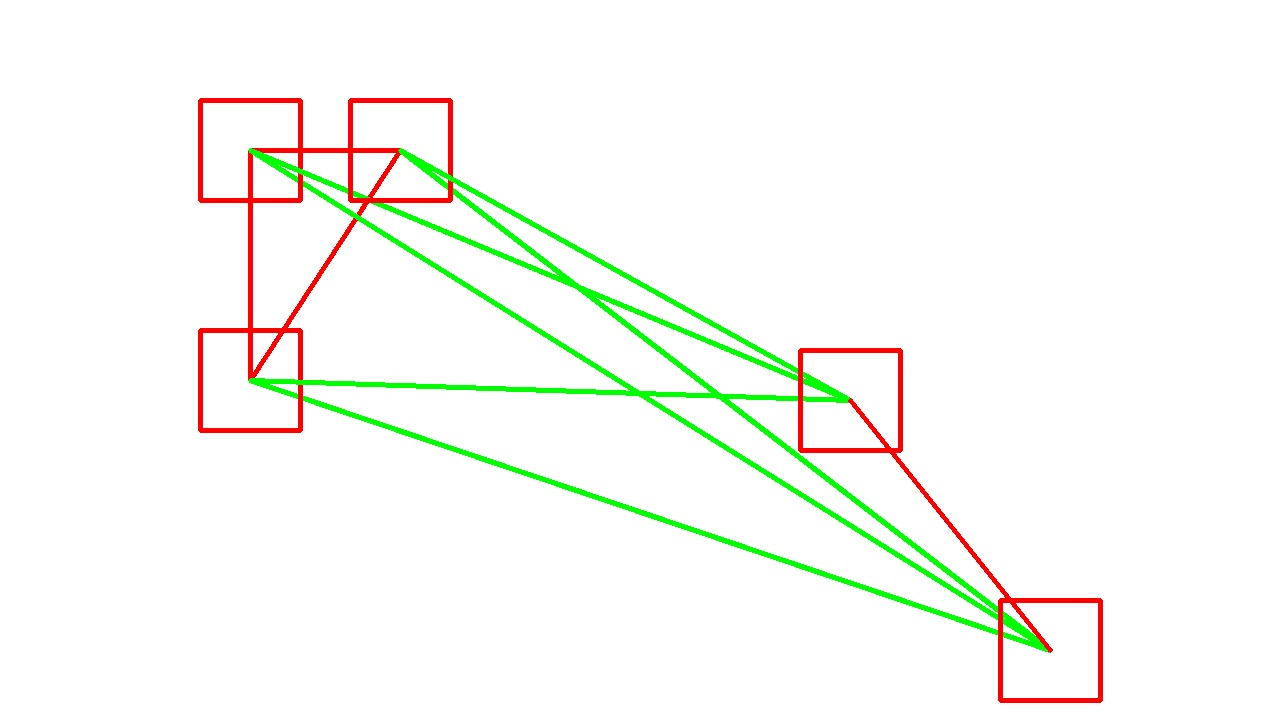
#> input picture Social_Distance_Finding/distance_visualize1.jpg, 1280 x 720 px
$ python opencv_contour_coin.py ../Social_Distance_Finding
#> lines starting #> are read from the running program, lines starting #| are printed output that depends on the picture; after the words box and inside, x2 and y2 are one past the last pixel; in counts of white or black regions, pixels touching at a corner belong together; long printed decimals are rounded
import numpy as np
import cv2 as cv
import numpy as np
from copy import deepcopy
import os
import sys

def find_contour(im_path):
    im = cv.imread(im_path)
    ori_img = deepcopy(im)
    assert im is not None, "file could not be read, check with os.path.exists()"
    imgray = cv.cvtColor(im, cv.COLOR_BGR2GRAY)
    blurred = cv.GaussianBlur(imgray, (5, 5), 0)
    ret, thresh = cv.threshold(blurred, 127, 255, 0)
    contours, heirarchy = cv.findContours(thresh, cv.RETR_TREE, cv.CHAIN_APPROX_SIMPLE)

    image = cv.drawContours(im, contours, -1, (0,255,0), 3)

    return contours, ori_img, blurred, thresh, image

def find_avg_area(contours):
    contours_area = [cv.contourArea(cont) for cont in contours]
    area_arr = np.array(contours_area)
    avg_area = np.average(area_arr, axis=0)
    print(f'average area: {avg_area}')
    return avg_area

def find_objects(contours, avg_area, im_name):
    total_objects = [cont for cont in contours if cv.contourArea(cont)> avg_area]
    print(f'total objects present in image {im_name} is : {len(total_objects)}')
    return total_objects

def show(ori_img, filtered_img, binary_img, contour_img, name):
    cv.imwrite(f"./ori/{name}", ori_img)
    cv.imwrite(f"./filtered/{name}", filtered_img)
    cv.imwrite(f"./binary/{name}", binary_img)
    cv.imwrite(f"./contours/{name}", contour_img)


def main(main_folder, visualize=False):
    im_paths = [os.path.join(main_folder, img_path) for img_path in os.listdir(main_folder) if img_path.endswith((".jpg", ".jpeg", ".png"))]
    for im_path in im_paths:
        im_name = im_path.split('/')[-1]
        contours, ori_img, filtered_img, binary_img, cont_img = find_contour(im_path=im_path)
#> in find_contour, im is the input picture: shape (720, 1280, 3); mean B, G, R 245.1, 250.7, 248.7
#> in find_contour, `ret, thresh = cv.threshold(blurred, 127, 255, 0)`:
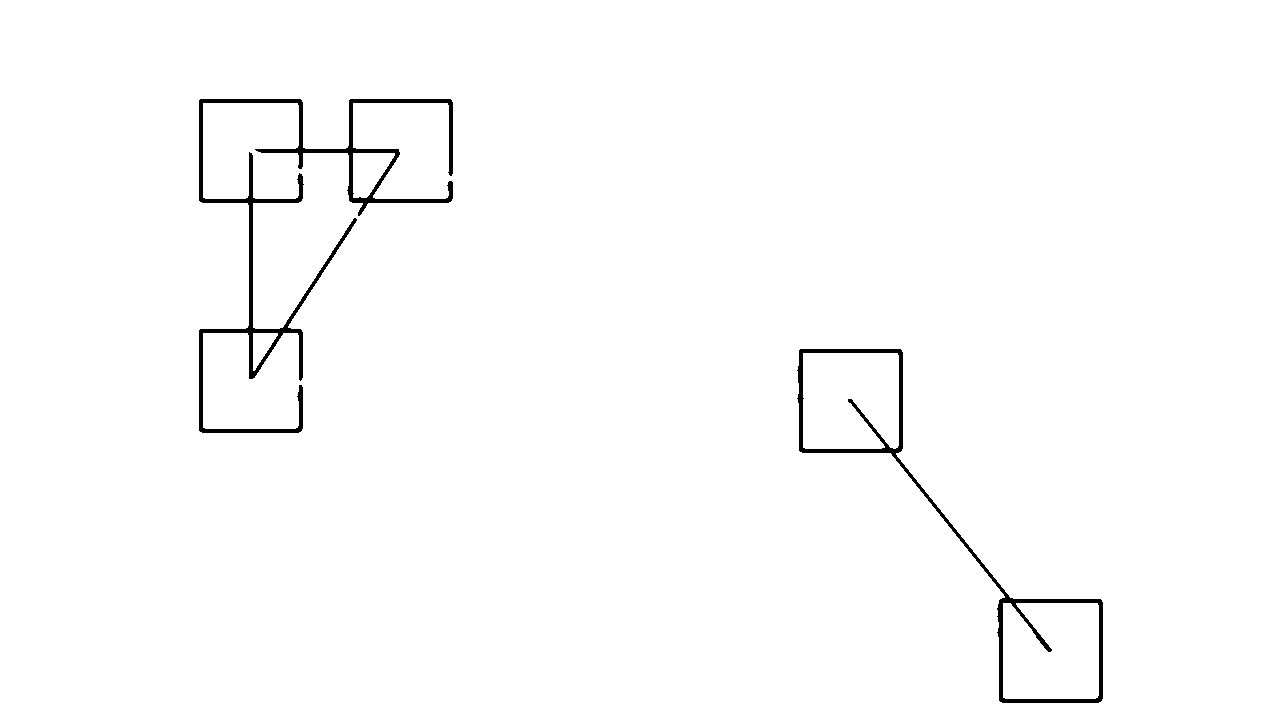
#> thresh: shape (720, 1280); 98.8% white; 2 black regions
#> in find_contour, `contours, heirarchy = cv.findContours(thresh, cv.RETR_TREE, cv.CHAIN_A..`: contours = 7 contours; box (x1, y1, x2, y2) and area: (0, 0, 1280, 720) 919601, (796, 348, 1104, 704) 22824, (198, 98, 454, 434) 10548, (803, 353, 899, 449) 8749, (1003, 603, 1099, 699) 8739, (353, 153, 395, 198) 1227, (253, 333, 278, 371) 478
        avg_area = find_avg_area(contours=contours)
#> in find_avg_area, `contours_area = [cv.contourArea(cont) for cont in contours]`: contours_area = [919601, 22824, 8739, 8749, 10547.5, 477.5, 1227]
#> in find_avg_area, `avg_area = np.average(area_arr, axis=0)`: avg_area = 138880.7
#| average area: 138880.714
#> avg_area = 138880.7
        total_objects = find_objects(contours=contours, avg_area=800, im_name=im_name)
#> in find_objects, `total_objects = [cont for cont in contours if cv.contourArea(cont)> av..`: total_objects = 6 contours; box (x1, y1, x2, y2) and area: (0, 0, 1280, 720) 919601, (796, 348, 1104, 704) 22824, (198, 98, 454, 434) 10548, (803, 353, 899, 449) 8749, (1003, 603, 1099, 699) 8739, (353, 153, 395, 198) 1227
#| total objects present in image distance_visualize1.jpg is : 6
        only_objs = cv.drawContours(ori_img, total_objects, -1, (0,0,255), 2)
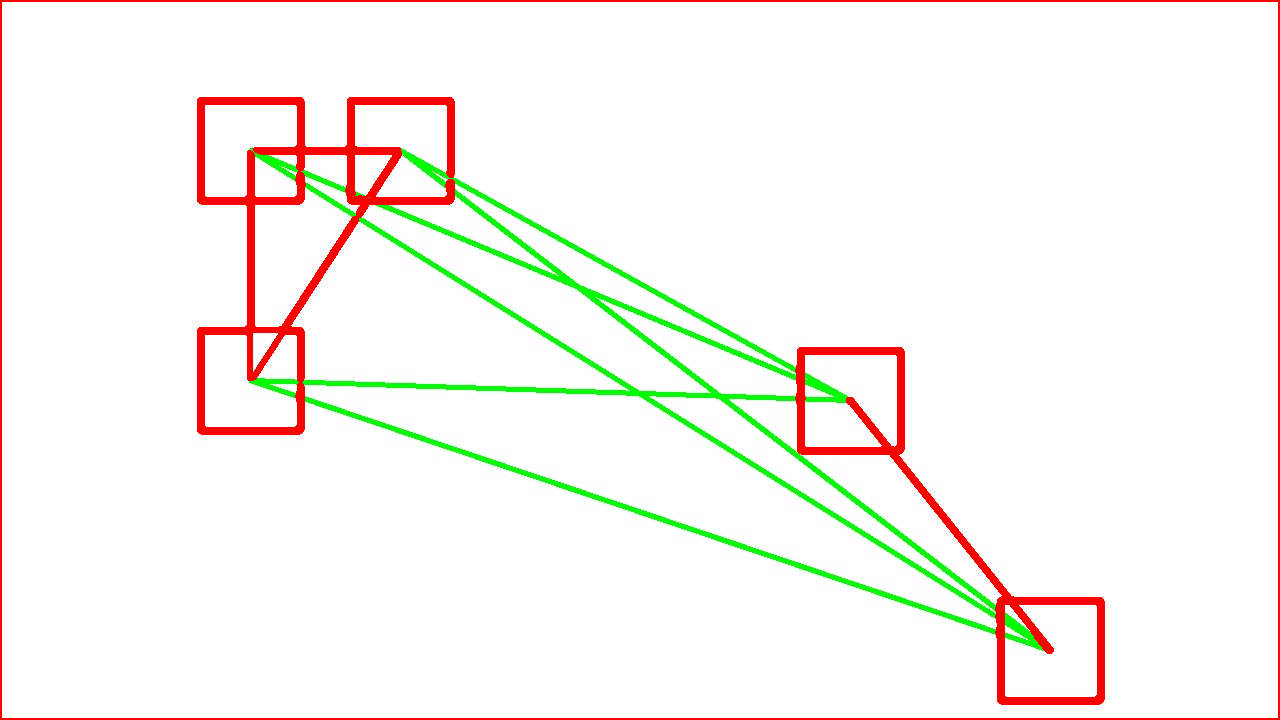
#> only_objs: shape (720, 1280, 3); mean B, G, R 240.7, 246.1, 249.2
        image = deepcopy(ori_img)
        cv.imshow("only objects", only_objs)
        i = 0
        for cont in total_objects:
            i+=1
            x,y,w,h = cv.boundingRect(cont)
            if x == 0 and y ==0:
                continue
            X = x + w
            Y = y + h
            image = cv.rectangle(image, (int(x), int(y)), (int(X), int(Y)), (0,255,0), 2)
            image = cv.putText(image, str(i), (int(x), int(y)), 1, 0.4, (0,255,0), 1)
#> this loop made 6 passes
#> (x, y, w, h, X, Y) on passes 2 to 6: (796, 348, 308, 356, 1104, 704), (1003, 603, 96, 96, 1099, 699), (803, 353, 96, 96, 899, 449), (198, 98, 256, 336, 454, 434), (353, 153, 42, 45, 395, 198)
#> (cont, x, y, w, h) on pass 1: ([[0, 0], [0, 719], [1279, 719], [1279, 0]], 0, 0, 1280, 720)
#> pass 3, in main, `image = cv.rectangle(image, (int(x), int(y)), (int(X), int(Y)), (0,255..`:
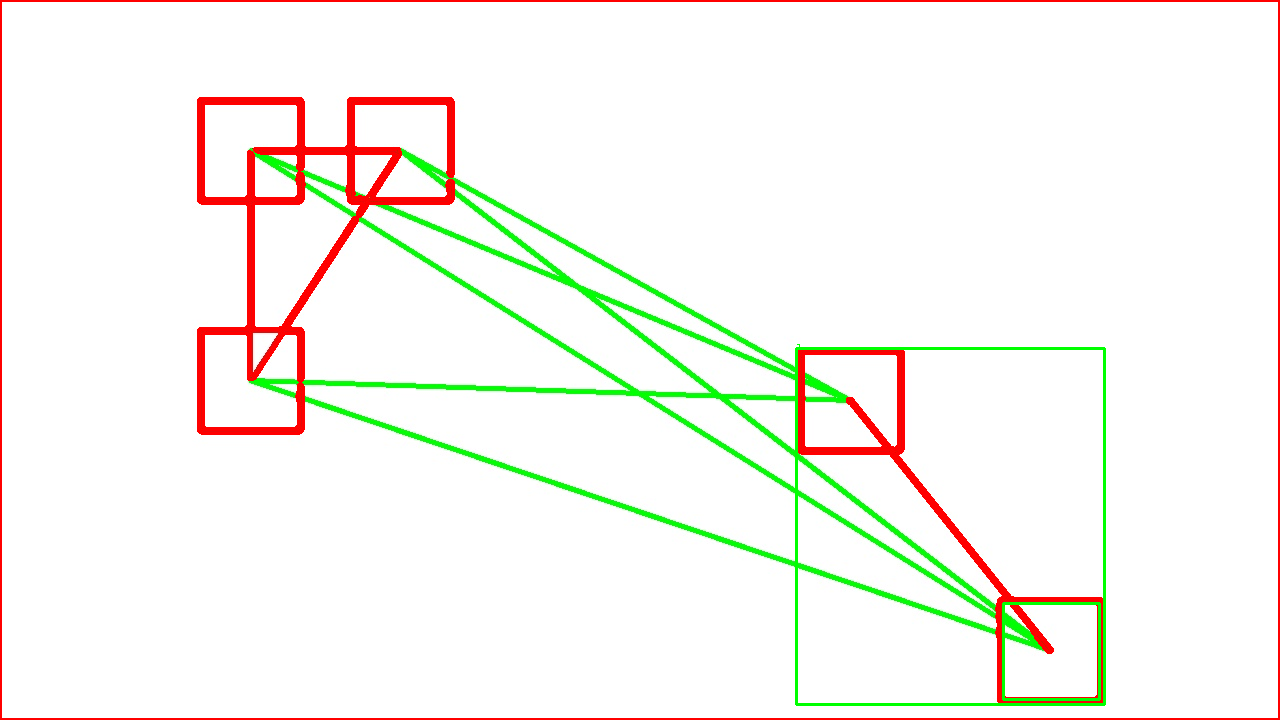
#> image: shape (720, 1280, 3); mean B, G, R 239.9, 246.6, 247.8
#> after the loop:
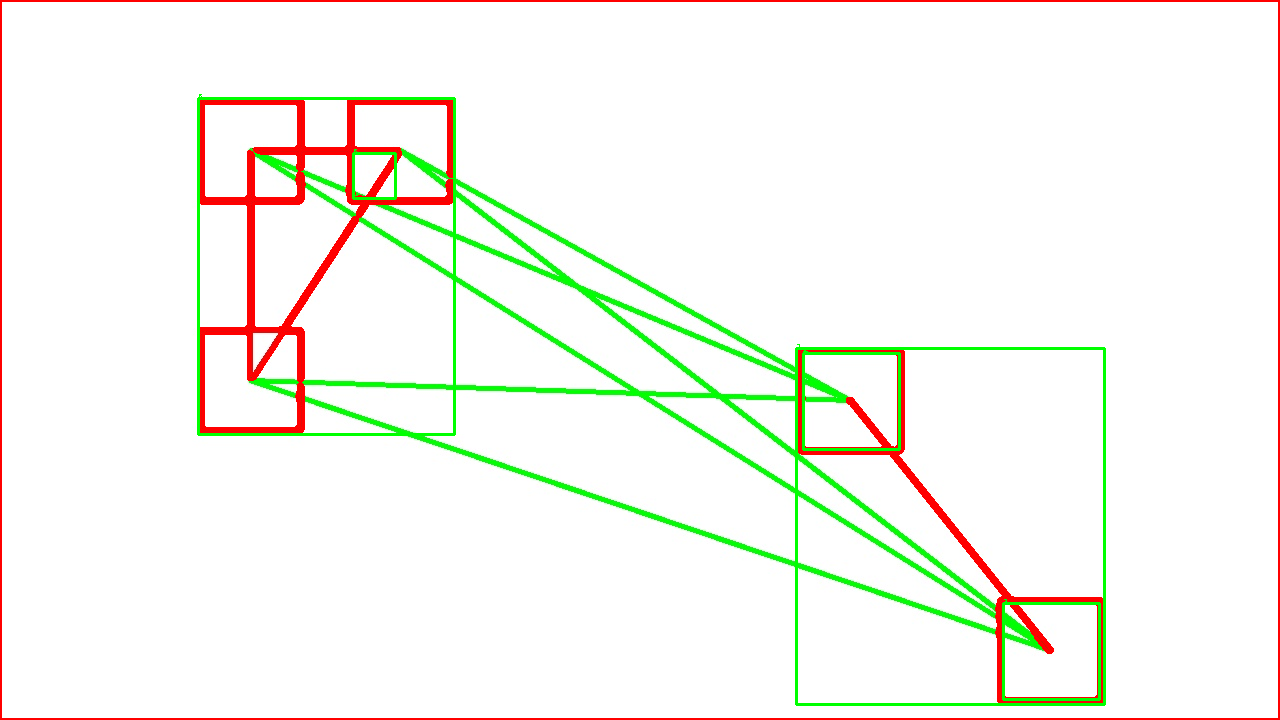
#> image: shape (720, 1280, 3); mean B, G, R 239.3, 247.5, 246.3
#> after the loop, i = 6
        cv.imshow("bbox on objects", image)
        cv.waitKey(0)
        cv.destroyAllWindows()
        if visualize:
            show(ori_img, filtered_img, binary_img, cont_img, im_name)
        else:
            continue
#> pass 2 of the loop in main, `for im_path in im_paths:`:
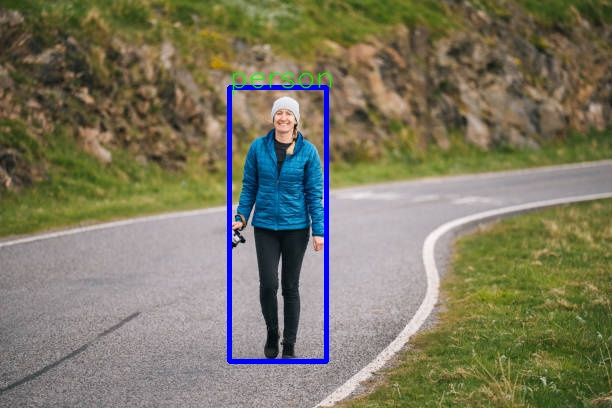
#> input picture Social_Distance_Finding/inference_func_tested.jpg, 612 x 408 px
#> in find_contour, im is the input picture: shape (408, 612, 3); mean B, G, R 98.2, 119.9, 123.5
#> imgray: shape (408, 612)
#> blurred: shape (408, 612)
#> in find_contour (call 2), `ret, thresh = cv.threshold(blurred, 127, 255, 0)`:
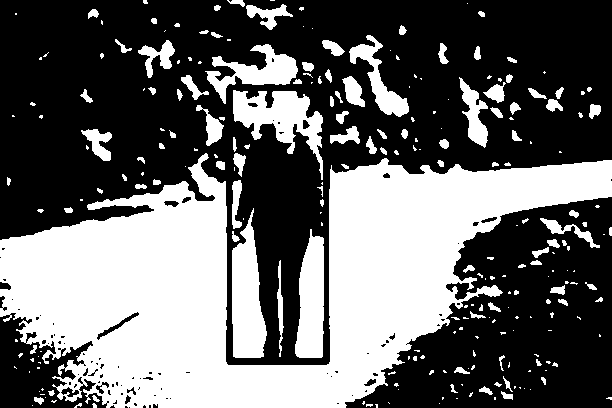
#> thresh: shape (408, 612); 40% white; 250 white regions (147 under 20 px)
#> in find_contour (call 2), `contours, heirarchy = cv.findContours(thresh, cv.RETR_TREE, cv.CHAIN_A..`: contours = 338 contours, 240 with area under 20; largest, box (x1, y1, x2, y2) and area: (0, 153, 612, 408) 75628, (232, 208, 267, 358) 3306, (233, 90, 323, 180) 3149, (295, 229, 324, 358) 2706, (205, 44, 298, 104) 1935
#| average area: 289.648
#> in main, `avg_area = find_avg_area(contours=contours)`: avg_area = 289.6
#> in find_objects (call 2), `total_objects = [cont for cont in contours if cv.contourArea(cont)> av..`: total_objects = 7 contours; box (x1, y1, x2, y2) and area: (0, 153, 612, 408) 75628, (232, 208, 267, 358) 3306, (233, 90, 323, 180) 3149, (295, 229, 324, 358) 2706, (205, 44, 298, 104) 1935, (349, 35, 409, 117) 1304, (459, 77, 488, 148) 838
#| total objects present in image inference_func_tested.jpg is : 7
#> only_objs: shape (408, 612, 3)
#> the loop in main, `for cont in total_objects:` made 7 passes
#> (x, y, w, h, X, Y) on passes 1 to 7: (295, 229, 29, 129, 324, 358), (232, 208, 35, 150, 267, 358), (0, 153, 612, 255, 612, 408), (233, 90, 90, 90, 323, 180), (459, 77, 29, 71, 488, 148), (205, 44, 93, 60, 298, 104), (349, 35, 60, 82, 409, 117)
#> after the loop in main, `for cont in total_objects:`:
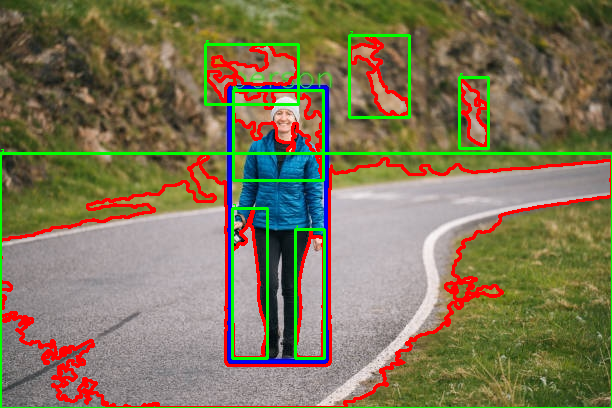
#> image: shape (408, 612, 3); mean B, G, R 88.2, 117.7, 126.6
#> after the loop in main, `for cont in total_objects:`: i = 7


if __name__ == "__main__":
    if len(sys.argv) != 2:
        print(f'Usage: python3 opencv_contour.py <folder containg images>')
    else:
        main_folder = sys.argv[1]
        main(main_folder=main_folder, visualize=True)
